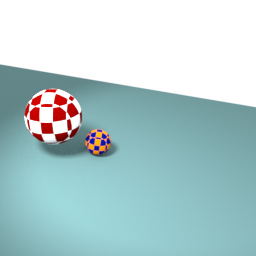
#> input picture Project_1_Optical_Flow/toyProblem_F22/frame_01.png, 256 x 256 px; its folder holds 4 pictures in this run
$ jupyter execute --allow-errors optical_flow.ipynb
#> lines starting #> are read from the running program, lines starting #| are printed output that depends on the picture
# Part 1
This part is concerned with loading images and displaying them.

## Problem 1
### Loading the images
First we want to load the images into a numpy array. Before we do that, let's set up some imports and paths.

[cell 1]
import os
import numpy as np
import matplotlib.pyplot as plt
from scipy.ndimage import convolve, convolve1d
from PIL import Image

folder_path = "toyProblem_F22"

### Load into a NumPy array
We then want to store the data in a NumPy array.
Along the way we are tasked to convert to grayscale and normalise to the range [0, 1].

[cell 2]
image_files = sorted([f for f in os.listdir(folder_path)])

num_images = len(image_files)
image_shape = (256, 256)
image_sequence = np.zeros((num_images, *image_shape), dtype=np.float32)

for i, file in enumerate(image_files):
    img_path = os.path.join(folder_path, file)
    img = Image.open(img_path).convert("L") # this converts to grayscale
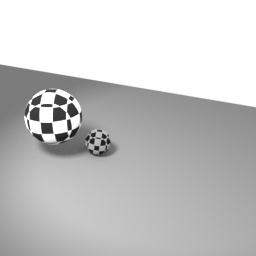
#> img: PIL image 256x256 L; min 19, max 255, mean 197.6
    img_array = np.array(img, dtype=np.float32) / 255.0 # this normalises to [0, 1]
    image_sequence[i] = img_array
#> pass 2 of the loop `for i, file in enumerate(image_files):`:
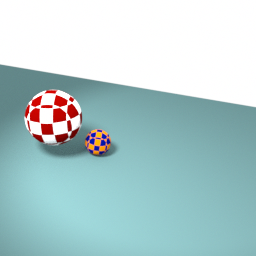
#> input picture Project_1_Optical_Flow/toyProblem_F22/frame_02.png, 256 x 256 px
#> `img = Image.open(img_path).convert("L")`:
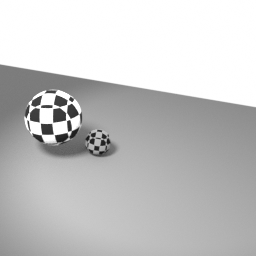
#> img: PIL image 256x256 L; min 21, max 255, mean 197.6
#> pass 3 of the loop `for i, file in enumerate(image_files):`:
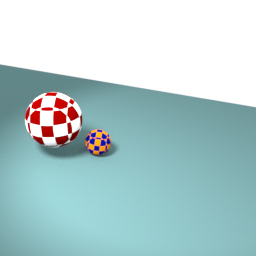
#> input picture Project_1_Optical_Flow/toyProblem_F22/frame_03.png, 256 x 256 px
#> `img = Image.open(img_path).convert("L")`:
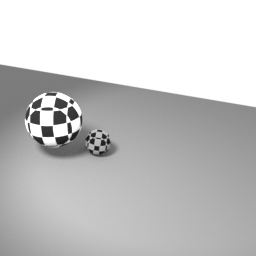
#> img: PIL image 256x256 L; min 20, max 255, mean 197.5
#> the loop made 4 passes; the first 3 are shown

### Showing the images
We then want to show the images. We do this by showing each image and adding a delay of 0.1 seconds, clearing the frame and restarting.

[cell 3]
plt.figure()
for frame in range(num_images):
    plt.imshow(image_sequence[frame], cmap="gray")
    plt.title(f"Frame {frame+1}/{num_images}")
    plt.axis("off")
    plt.pause(0.1)
    plt.clf()

plt.close()

# Part 2
This part is concerned with image gradients.

## Problem 2.1
### Low level gradient calculation
We can use the simple low level gradient calculation to calculate the gradients of the images.

[cell 4]
V_x = image_sequence[:, :, 1:] - image_sequence[:, :, :-1]
V_y = image_sequence[:, 1:, :] - image_sequence[:, :-1, :]
V_t = image_sequence[1:, :, :] - image_sequence[:-1, :, :]

### Showing the gradients of a selected frame
We can show the gradients of a selected frame by showing the gradients of the frame.

[cell 5]
selected_frame = 10 # we select the 11th frame for no particular reason
plt.figure(figsize=(15, 5))

plt.subplot(1, 3, 1)
#> (the rest of this cell did not finish here and is left out)

### Observations of the gradients
We observe that the gradients are split between the x, y and t directions
- The x gradient shows the changes in the vertical direction
- The y gradient shows the changes in the horizontal direction
- The t gradient shows the regions where motion occurs between frames

## Problem 2.2
### Simple gradient filters
We want to use prewitt and sobel kernels to calculate the gradients. Let's define these kernels - they can be found [here](https://www.projectrhea.org/rhea/index.php/An_Implementation_of_Sobel_Edge_Detection).

[cell 6]
prewitt_x = np.array([[-1, 0, 1],
                      [-1, 0, 1],
                      [-1, 0, 1]])

prewitt_y = np.array([[-1, -1, -1],
                      [0, 0, 0],
                      [1, 1, 1]])

sobel_x = np.array([[-1, 0, 1],
                    [-2, 0, 2],
                    [-1, 0, 1]])

sobel_y = np.array([[-1, -2, -1],
                    [0, 0, 0],
                    [1, 2, 1]])

#### Convolution with the kernels
We can then convolve the kernels with the images to get the gradients.

[cell 7]
V_x_prewitt = convolve(image_sequence, prewitt_x[np.newaxis, :, :], mode="constant")
V_y_prewitt = convolve(image_sequence, prewitt_y[np.newaxis, :, :], mode="constant")

V_x_sobel = convolve(image_sequence, sobel_x[np.newaxis, :, :], mode="constant")
V_y_sobel = convolve(image_sequence, sobel_y[np.newaxis, :, :], mode="constant")

### Showing the gradients of a selected frame
We can show the gradients of a selected frame by showing the gradients of the frame.
We use the scipy.ndimage.convolve function to convolve the image with the kernel. Documentation can be found [here](https://docs.scipy.org/doc/scipy/reference/generated/scipy.ndimage.convolve.html).

[cell 8]
plt.figure(figsize=(15, 10))

plt.subplot(2, 2, 1)
#> (the rest of this cell did not finish here and is left out)

I think we should not keep these, since scipy convolve already handles flipping for us.

### Flipping the kernels and plotting again

### Image Filtering

[cell 9]
temporal_filter = np.array([[-1], [1]])

V_x_prewitt = convolve(image_sequence, prewitt_x[np.newaxis, :, :], mode="constant")
V_y_prewitt = convolve(image_sequence, prewitt_y[np.newaxis, :, :], mode="constant")

V_x_sobel = convolve(image_sequence, sobel_x[np.newaxis, :, :], mode="constant")
V_y_sobel = convolve(image_sequence, sobel_y[np.newaxis, :, :], mode="constant")

V_t = convolve(image_sequence, temporal_filter.reshape(2, 1, 1), mode="constant")

### Plot this

[cell 10]
selected_frame = 10

fig, axes = plt.subplots(nrows=2, ncols=3, figsize=(15, 10))

# Prewitt gradients (first row)
#> (the rest of this cell did not finish here and is left out)

## Problem 2.3
### Gaussian Gradient Filters

[cell 11]
def Gauss(x,sigma):
    return (1/(np.sqrt(2*np.pi*(sigma**2))))*np.exp(-(x**2)/(2*(sigma**2)))

# an array of a given size with a gaussian distribution in dicrete steps

# [4 lines left out: function GaussArray, not called in this run]

# the derrivative of the gaussian function

def dGauss(x,sigma):
    return (x/(sigma**2))*Gauss(x,sigma)

# an array of a given size with the derrivative of a gaussian distribution in discrete steps

def dGaussArray(sigma,size):
    arr = np.arange(-sigma*size,sigma*size+1,1)
    G = dGauss(arr,sigma)
    return G / np.linalg.norm(G)

def V_x_gauss(sigma,size):
    V = convolve1d(image_sequence,dGaussArray(sigma,size),2)
    return V

def V_y_gauss(sigma,size):
    V = convolve1d(image_sequence,dGaussArray(sigma,size),1)
    return V

def V_t_gauss(sigma,size):
    V = convolve1d(image_sequence,dGaussArray(sigma,size),0)
    return V

Plot

[cell 12]
plt.figure(figsize=(15, 10))

plt.subplot(2, 3, 1)
#> (the rest of this cell did not finish here and is left out)

[cell 13]
selected_frame = 10

fig, axes = plt.subplots(nrows=3, ncols=3, figsize=(15, 15))

# Row 1: Gaussian gradients
#> (the rest of this cell did not finish here and is left out)

axes[0, 0].set_title("V_x (Gauss)")
axes[0, 0].axis("off")

axes[0, 1].imshow(V_y_gauss(1, 2)[selected_frame], cmap="gray")
axes[0, 1].set_title("V_y (Gauss)")
axes[0, 1].axis("off")

axes[0, 2].imshow(V_t[selected_frame], cmap="gray")
axes[0, 2].set_title("V_t (Gauss)")
axes[0, 2].axis("off")

# Row 2: Sobel gradients
axes[1, 0].imshow(V_x_sobel[selected_frame], cmap="gray")
axes[1, 0].set_title("V_x (Sobel)")
axes[1, 0].axis("off")

axes[1, 1].imshow(V_y_sobel[selected_frame], cmap="gray")
axes[1, 1].set_title("V_y (Sobel)")
axes[1, 1].axis("off")

axes[1, 2].imshow(V_t[selected_frame], cmap="gray")
axes[1, 2].set_title("V_t (Sobel)")
axes[1, 2].axis("off")

# Row 3: Prewitt gradients
axes[2, 0].imshow(V_x_prewitt[selected_frame], cmap="gray")
axes[2, 0].set_title("V_x (Prewitt)")
axes[2, 0].axis("off")

axes[2, 1].imshow(V_y_prewitt[selected_frame], cmap="gray")
axes[2, 1].set_title("V_y (Prewitt)")
axes[2, 1].axis("off")

axes[2, 2].imshow(V_t[selected_frame], cmap="gray")
axes[2, 2].set_title("V_t (Prewitt)")
axes[2, 2].axis("off")

plt.tight_layout()
plt.show()

## Problem 3.1

[cell 14]
selected_frame, pixel_x, pixel_y = 20, 82, 130 # pixel at frame 11 at position 100, 100
N = 5 # for the N x N region
half_N = N // 2

# make sure we stay within bounds
x_start = max(0, pixel_x - half_N)
x_end = min(image_shape[0], pixel_x + half_N + 1)
y_start = max(0, pixel_y - half_N)
y_end = min(image_shape[1], pixel_y + half_N + 1)

#> (the rest of this cell did not finish here and is left out)

## Problem 3.2

[cell 15]
def calculate_optical_flow_single_frame(V_x, V_y, V_t, frame, N=5, stride=1):
    half_N = N // 2
    flow_vectors = np.zeros((frame.shape[0], frame.shape[1], 2))  # To store flow vectors (u, v)

    for x in range(half_N, frame.shape[0] - half_N, stride):
        for y in range(half_N, frame.shape[1] - half_N, stride):

            # Extract gradients in the N x N region around (x, y)
            x_start = max(0, x - half_N)
            x_end = min(frame.shape[0], x + half_N + 1)
            y_start = max(0, y - half_N)
            y_end = min(frame.shape[1], y + half_N + 1)

            Vx_region = V_x[x_start:x_end, y_start:y_end]
            Vy_region = V_y[x_start:x_end, y_start:y_end]
            Vt_region = V_t[x_start:x_end, y_start:y_end]

            Vx_region_flattened = Vx_region.flatten()
            Vy_region_flattened = Vy_region.flatten()
            Vt_region_flattened = Vt_region.flatten()

            A = np.vstack((Vx_region_flattened, Vy_region_flattened)).T
            b = -Vt_region_flattened

            flow_vector, residuals, rank, s = np.linalg.lstsq(A, b, rcond=None)
            u, v = flow_vector

            flow_vectors[x, y] = [u, v]

    return flow_vectors

selected_frame = 13
#> (the rest of this cell did not finish here and is left out)

[cell 16]
def calculate_optical_flow_all_frames(image_sequence, V_x_prewitt, V_y_prewitt, V_t, N=5, stride=1):
#> called with image_sequence = array of shape (4, 256, 256), V_x_prewitt = array of shape (4, 256, 256), V_y_prewitt = array of shape (4, 256, 256), V_t = array of shape (4, 256, 256), N = 5, stride = 2
    num_frames = image_sequence.shape[0]
    flow_vectors_all_frames = []

    for t in range(num_frames):
        frame = image_sequence[t]
        V_x = V_x_prewitt[t]
        V_y = V_y_prewitt[t]
        V_t_frame = V_t[t]

        flow_vectors = calculate_optical_flow_single_frame(V_x, V_y, V_t_frame, frame, N, stride)
        flow_vectors_all_frames.append(flow_vectors)

    return flow_vectors_all_frames

[cell 17]
V_t = convolve(image_sequence, temporal_filter.reshape(2, 1, 1), mode="constant") # just resetting the V_t

flow_vectors_all_frames = calculate_optical_flow_all_frames(image_sequence, V_x_prewitt, V_y_prewitt, V_t, N=5, stride=2)

# Plot the vector field for each frame
for t in range(len(flow_vectors_all_frames)):
    frame = image_sequence[t]
    flow_vectors = flow_vectors_all_frames[t]

    plt.figure(figsize=(10, 10))
    plt.imshow(frame, cmap="gray")
    X, Y = np.meshgrid(np.arange(flow_vectors.shape[1]), np.arange(flow_vectors.shape[0]))
    U = flow_vectors[:, :, 0]
    V = flow_vectors[:, :, 1]
    plt.quiver(X, Y, U, V, color='r', scale=1, scale_units='xy')
    plt.title(f"Optical Flow Vector Field for Frame {t}")
    plt.axis("off")
    plt.show()
#> this loop made 4 passes
#> pass 1, `plt.show()`:
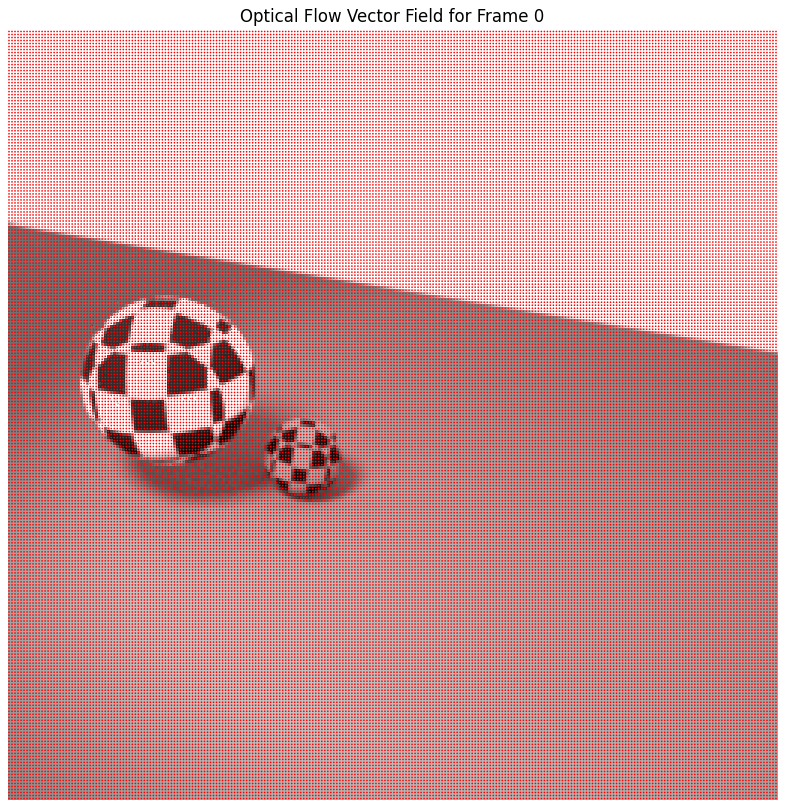
#> figure drawn by matplotlib, 1 panel
